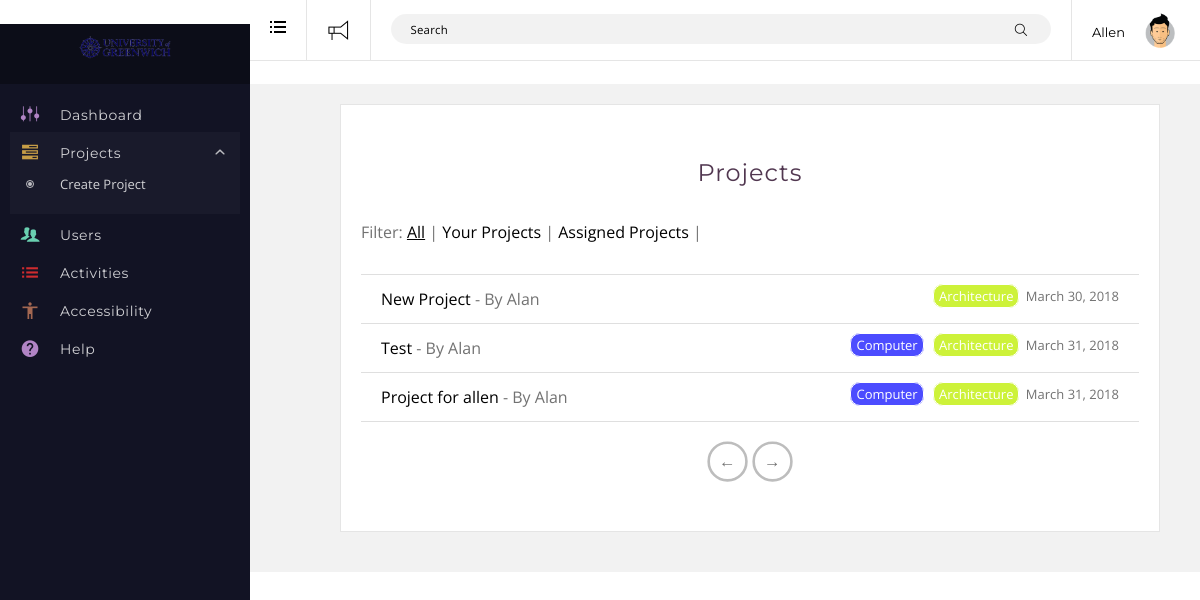
Page /project.php (signed in) on the committed database.
### tables this page shows
CREATE TABLE `projects` (
  `id` int(99) NOT NULL,
  `author` int(99) NOT NULL,
  `title` varchar(255) NOT NULL,
  `description` varchar(255) NOT NULL,
  `attachments` varchar(255) NOT NULL,
  `date` datetime NOT NULL,
  `status` varchar(255) DEFAULT NULL
);

CREATE TABLE `users` (
  `id` int(99) NOT NULL,
  `display_name` varchar(255) NOT NULL,
  `password` varchar(255) NOT NULL,
  `email` varchar(255) NOT NULL,
  `role` smallint(9) NOT NULL
);

CREATE TABLE `terms` (
  `id` bigint(99) NOT NULL,
  `name` varchar(255) NOT NULL,
  `color` varchar(255) NOT NULL
);

### classes/_project.php (called while the page is built, shortened)
<?php
class project
{
    function get_projects( $filter, $paged = null, $notification = null ) {
    	global $database,$user;
    	$sql = 'SELECT projects.id,projects.author,projects.title,projects.description,projects.date,projects.status FROM projects';
    	$cat = isset( $_GET['cat'] ) ? $_GET['cat'] : null;
    	switch ( $filter ) {
    		case 'all':
    			$sql .= ' WHERE projects.status="PUBLISH"';
    			break;
    		case 'unapproved':
    			$sql .= ' WHERE projects.status="PENDING"';
    			break;
    	}
    	$search = isset( $_GET['s'] ) ? $_GET['s'] : null;
    	if ( !$search || $notification ) {
    		if ( $paged ) {
	    		if ( '1' == $paged) {
	    			$sql .= ' LIMIT 5' ;
	    		} else {
	    			$paging = 5*( intval( $paged )-1);
	    			$sql .= ' LIMIT 5 OFFSET '.$paging ;
	    		}
	    	}
    	}
    	$result = $database->select_all_query( $sql );
		return $result;
    }
	function get_cats( $project_id ) {
		global $database;
		$sql = "SELECT terms.id,terms.name,terms.color FROM terms
			INNER JOIN term_project ON terms.id = term_project.term_id
			INNER JOIN projects ON projects.id = term_project.project_id
			WHERE projects.id =".$project_id;
		$result = $database->select_all_query( $sql );
		return $result;
	}
}

### database.php (called while the page is built, shortened)
<?php
class database
{
	var $connection = null;
    function connect()
    {
        $hostname = "localhost";
        $dbuser = "root";
        $dbpass = "";
        $dbname = "GWizards";
        if($this->connection == null)
        {
            $this->connection = mysqli_connect($hostname,$dbuser,$dbpass,$dbname);
            if(!$this->connection)
    		{
    			die("Websie is on maintain, please comeback later");
    		}
            else    mysqli_query($this->connection,'set names utf8');
        }
    }
    function disconnect()
    {
        $this->connection = null;
    }
    function select_all_query($sql)
    {
        if($sql != '')
        {
            $list = mysqli_query($this->connection,$sql);
            $result = array();
            if( mysqli_num_rows($list) > 0)
            {
                while($row = mysqli_fetch_array($list,MYSQLI_ASSOC))
                {
                    $result[] = $row;
                }
                return $result;
            }
            else
            {
                return false;
            }
        }
    }
}
?>

### classes/_users.php (called while the page is built, shortened)
<?php
class User
{
	function get_user_by_id( $user_id ) {
		global $database;
		$sql = "SELECT * From users WHERE id=".$user_id;
		$result = $database->select_all_query( $sql );
		return $result[0];
	}
}

### project.php (the view, shortened to what this page needs)
<?php
include("header.php");
if ( $session ):
if ( '0' == $session['role'] || '1' == $session['role'] || '2' == $session['role'] ) {
?>
	<div id="content" class="tpl-full-width">
				<div id="main-container" class="clearfix">
					<div class="main container submit-container main-container" role="main">
						<div class="content-wrap">
							<div class="main-content container-fluid">
								<div class="col-xs-12 col-md-10">
						            <div class="panel panel-default">
					                    <h2 style="margin-bottom: 5px;">Projects</h2>
					                    <br>
										<div class="panel-body">
										<div class="filter-box">
											<?php $filter = isset( $_GET['filter'] ) ? $_GET['filter'] : 'all'; ?>
											<ul class="project-filter">
												<li>Filter:</li>
												<li><a href="?filter=all" class="<?php if ( 'all' == $filter ) echo 'active'; ?>">All</a> | </li>
												<li><a href="?filter=your-project" class="<?php if ( 'your-project' == $filter ) echo 'active'; ?>">Your Projects</a> | </li>
												<li><a href="?filter=assigned" class="<?php if ( 'assigned' == $filter ) echo 'active'; ?>">Assigned Projects</a> | </li>
											</ul>
										</div>
											<?php
												$page = isset( $_GET['page'] ) ? $_GET['page'] : 1;
												if ( 'unapproved' == $filter ) {
													if ( 0 == $_SESSION['role'] ) {
														$projects = $project->get_projects( $filter, $page );
													} else {
														$projects = null;
													}
												} else {
													$projects = $project->get_projects( $filter, $page );
												}
											?>
											<?php if ($projects): ?>
												<ul class="list-group list-group-flush">
												<?php foreach ( $projects as $p ): ?>
													<?php
														$author = $user->get_user_by_id( $p['author'] );
													?>
													<li class="list-group-item">
														<div class="project-title">
															<a href="http://localhost/GWizardsSystem/project-single.php?id=<?php echo $p['id'] ?>"><?php echo $p['title'] ?></a>
															- By <?php echo $author['display_name'] ?>
														</div>
														<div class="project-info pull-right">
															<div class="dept">
																<?php
																	$cats = $project->get_cats( $p['id'] );
																?>
																<?php if ( $cats ): ?>
																	<?php foreach ( $cats as $cat ): ?>
																 		<a href="?cat=<?php echo $cat['id'] ?>" style="background-color: <?php echo $cat['color'] ?>" class="cat-rdr cat-tag p-com"><?php echo $cat['name']; ?></a>
															 		<?php endforeach ?>
																<?php endif ?>
															</div>
															<div class="date-time"><?php echo date( "F j, Y", strtotime( $p['date'] ) ) ?></div>
														</div>
													</li>
												<?php endforeach ?>
												</ul>
												<?php
													$posts_per_page = 5;
													if ( intval( $page ) > 1 ) {
														$lprev = '?filter='.$filter.'&page='.( intval( $page ) - 1 );
													} else {
														$lprev = 'javascript:void(0)';
													}
													if ( count( $projects ) == $posts_per_page ) {
														$lnext = '?filter='.$filter.'&page='.( intval( $page ) + 1 );
													} else {
														$lnext = 'javascript:void(0)';
													}
												?>
												<nav style="margin-top: 20px">
									                <ul class="pagination user-pagination">
									                    <li class="page-item previous">
									                    	<a class="page-link <?php if ( $lprev == "javascript:void(0)" ) echo "disabled";?>" href="<?php echo $lprev; ?>" <?php if ( $lprev == "javascript:void(0)" ) echo "disabled";?>><span aria-hidden="true">&larr;</span></a>
									                    </li>
									                    <li class="page-item next">
									                    	<a class="page-link <?php if ( $lnext == "javascript:void(0)" ) echo "disabled";?>" href="<?php echo $lnext; ?>" <?php if ( $lnext == "javascript:void(0)" ) echo "disabled";?>><span aria-hidden="true">&rarr;</span></a>
									                    </li>
									                </ul>
									            </nav>
											<?php endif ?>
										</div>
									</div>
								</div>
							</div>
						</div>
					</div>
				</div>
			</div>
<?php } ?>
<?php else: ?>
	<?php include("login.php"); ?>
<?php endif; ?>
<?php include("footer.php"); ?>

### assets/css/main.css (style rules this page uses)
#content { background: rgba(0,0,0,0.05); }
.content-wrap { padding: 20px 20px; }
.panel { margin-bottom: 20px; border: 1px solid rgba(0,0,0,0.1); overflow: hidden; padding: 20px; background: #fff; }
.panel-body { padding: 0px; }
.list-group { display: -webkit-box; display: -ms-flexbox; display: flex; -webkit-box-orient: vertical; -webkit-box-direction: normal; -ms-flex-direction: column; flex-direction: column; padding-left: 0; margin-bottom: 0; }
.list-group-item { position: relative; display: block; padding: .75rem 1.25rem; margin-bottom: -1px; background-color: #fff; border: 1px solid rgba(0,0,0,.125); }
.list-group-flush .list-group-item { border-right: 0; border-left: 0; border-radius: 0; }
.project-info { font-size: 13px; }
.list-group-item div { display: inline-block; }
.cat-tag { border: 1px solid #fff; border-radius: 10px; margin: 0px 3px; padding: 2px 5px; color: #fff; }
.p-com { background: #4D62FF; }
.pagination li a.disabled { color: #727272!important; }
.project-filter li { display: inline-block; list-style: none; }
.project-filter li a.active { text-decoration: underline!important; }
* { margin: 0; padding: 0; }
h2 { margin-top: 30px; text-align: center; }
.project-title a, .project-filter a { color: #000; }

### rows in the picture
projects: title "New Project", users.display_name "Alan", date "March 30, 2018"
terms: name "Architecture"
projects: title "Test", users.display_name "Alan", date "March 31, 2018"
terms: name "Computer"
projects: title "Project for allen", users.display_name "Alan", date "March 31, 2018"

### other values in the picture
$session['display_name'] "Allen"
